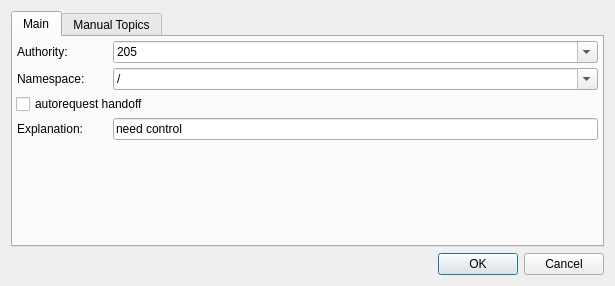
<?xml version="1.0" encoding="UTF-8"?>
<ui version="4.0">
 <class>dialog</class>
 <widget class="QDialog" name="dialog">
  <property name="geometry">
   <rect>
    <x>0</x>
    <y>0</y>
    <width>615</width>
    <height>286</height>
   </rect>
  </property>
  <property name="windowTitle">
   <string>Jaus Discovery Config</string>
  </property>
  <layout class="QVBoxLayout" name="verticalLayout">
   <item>
    <widget class="QTabWidget" name="tabWidget">
     <property name="tabPosition">
      <enum>QTabWidget::North</enum>
     </property>
     <property name="currentIndex">
      <number>0</number>
     </property>
     <widget class="QWidget" name="tab_main">
      <attribute name="title">
       <string>Main</string>
      </attribute>
      <layout class="QVBoxLayout" name="verticalLayout_2">
       <property name="spacing">
        <number>3</number>
       </property>
       <property name="margin">
        <number>3</number>
       </property>
       <item>
        <widget class="QFrame" name="frame_7">
         <property name="sizePolicy">
          <sizepolicy hsizetype="Preferred" vsizetype="Fixed">
           <horstretch>0</horstretch>
           <verstretch>0</verstretch>
          </sizepolicy>
         </property>
         <layout class="QFormLayout" name="formLayout_5">
          <property name="fieldGrowthPolicy">
           <enum>QFormLayout::ExpandingFieldsGrow</enum>
          </property>
          <property name="margin">
           <number>1</number>
          </property>
          <item row="0" column="0">
           <widget class="QLabel" name="label_6">
            <property name="sizePolicy">
             <sizepolicy hsizetype="Fixed" vsizetype="Preferred">
              <horstretch>0</horstretch>
              <verstretch>0</verstretch>
             </sizepolicy>
            </property>
            <property name="minimumSize">
             <size>
              <width>90</width>
              <height>0</height>
             </size>
            </property>
            <property name="text">
             <string>Authority:</string>
            </property>
           </widget>
          </item>
          <item row="0" column="1">
           <widget class="QComboBox" name="comboBox_authority">
            <property name="sizePolicy">
             <sizepolicy hsizetype="MinimumExpanding" vsizetype="Fixed">
              <horstretch>0</horstretch>
              <verstretch>0</verstretch>
             </sizepolicy>
            </property>
            <property name="editable">
             <bool>true</bool>
            </property>
            <property name="maxCount">
             <number>3</number>
            </property>
            <property name="minimumContentsLength">
             <number>1</number>
            </property>
            <item>
             <property name="text">
              <string>205</string>
             </property>
            </item>
           </widget>
          </item>
         </layout>
        </widget>
       </item>
       <item>
        <widget class="QFrame" name="frame_11">
         <property name="sizePolicy">
          <sizepolicy hsizetype="Preferred" vsizetype="Fixed">
           <horstretch>0</horstretch>
           <verstretch>0</verstretch>
          </sizepolicy>
         </property>
         <layout class="QFormLayout" name="formLayout_9">
          <property name="fieldGrowthPolicy">
           <enum>QFormLayout::ExpandingFieldsGrow</enum>
          </property>
          <property name="margin">
           <number>1</number>
          </property>
          <item row="0" column="0">
           <widget class="QLabel" name="label_ns">
            <property name="sizePolicy">
             <sizepolicy hsizetype="Fixed" vsizetype="Preferred">
              <horstretch>0</horstretch>
              <verstretch>0</verstretch>
             </sizepolicy>
            </property>
            <property name="minimumSize">
             <size>
              <width>90</width>
              <height>0</height>
             </size>
            </property>
            <property name="text">
             <string>Namespace:</string>
            </property>
           </widget>
          </item>
          <item row="0" column="1">
           <widget class="QComboBox" name="comboBox_namespace">
            <property name="sizePolicy">
             <sizepolicy hsizetype="MinimumExpanding" vsizetype="Fixed">
              <horstretch>0</horstretch>
              <verstretch>0</verstretch>
             </sizepolicy>
            </property>
            <property name="editable">
             <bool>true</bool>
            </property>
            <item>
             <property name="text">
              <string>/</string>
             </property>
            </item>
           </widget>
          </item>
         </layout>
        </widget>
       </item>
       <item>
        <widget class="QCheckBox" name="checkBox_autorequest">
         <property name="toolTip">
          <string>sends automatically handoff request on INSUFFICIENT_AUTHORITY</string>
         </property>
         <property name="text">
          <string>autorequest handoff</string>
         </property>
        </widget>
       </item>
       <item>
        <widget class="QFrame" name="frame_12">
         <property name="sizePolicy">
          <sizepolicy hsizetype="Preferred" vsizetype="Fixed">
           <horstretch>0</horstretch>
           <verstretch>0</verstretch>
          </sizepolicy>
         </property>
         <layout class="QHBoxLayout" name="horizontalLayout">
          <property name="margin">
           <number>1</number>
          </property>
          <item>
           <widget class="QLabel" name="label_explanation">
            <property name="sizePolicy">
             <sizepolicy hsizetype="Fixed" vsizetype="Preferred">
              <horstretch>0</horstretch>
              <verstretch>0</verstretch>
             </sizepolicy>
            </property>
            <property name="minimumSize">
             <size>
              <width>90</width>
              <height>0</height>
             </size>
            </property>
            <property name="toolTip">
             <string>Default explanation on request handoff</string>
            </property>
            <property name="text">
             <string>Explanation:</string>
            </property>
           </widget>
          </item>
          <item>
           <widget class="QLineEdit" name="lineEdit_explanation">
            <property name="sizePolicy">
             <sizepolicy hsizetype="Expanding" vsizetype="Fixed">
              <horstretch>0</horstretch>
              <verstretch>0</verstretch>
             </sizepolicy>
            </property>
            <property name="text">
             <string>need control</string>
            </property>
           </widget>
          </item>
         </layout>
        </widget>
       </item>
       <item>
        <spacer name="verticalSpacer">
         <property name="orientation">
          <enum>Qt::Vertical</enum>
         </property>
         <property name="sizeHint" stdset="0">
          <size>
           <width>20</width>
           <height>191</height>
          </size>
         </property>
        </spacer>
       </item>
      </layout>
     </widget>
     <widget class="QWidget" name="tab_manual">
      <attribute name="title">
       <string>Manual Topics</string>
      </attribute>
      <layout class="QVBoxLayout" name="verticalLayout_3">
       <property name="spacing">
        <number>3</number>
       </property>
       <property name="margin">
        <number>3</number>
       </property>
       <item>
        <widget class="QFrame" name="frame_4">
         <property name="sizePolicy">
          <sizepolicy hsizetype="Preferred" vsizetype="Fixed">
           <horstretch>0</horstretch>
           <verstretch>0</verstretch>
          </sizepolicy>
         </property>
         <layout class="QFormLayout" name="formLayout_2">
          <property name="fieldGrowthPolicy">
           <enum>QFormLayout::ExpandingFieldsGrow</enum>
          </property>
          <property name="margin">
           <number>1</number>
          </property>
          <item row="0" column="0">
           <widget class="QLabel" name="label_2">
            <property name="minimumSize">
             <size>
              <width>120</width>
              <height>0</height>
             </size>
            </property>
            <property name="text">
             <string>discovery topic:</string>
            </property>
           </widget>
          </item>
          <item row="0" column="1">
           <widget class="QComboBox" name="comboBox_discovery_topic">
            <property name="sizePolicy">
             <sizepolicy hsizetype="MinimumExpanding" vsizetype="Fixed">
              <horstretch>0</horstretch>
              <verstretch>0</verstretch>
             </sizepolicy>
            </property>
            <property name="editable">
             <bool>true</bool>
            </property>
            <item>
             <property name="text">
              <string>/iop_system</string>
             </property>
            </item>
           </widget>
          </item>
         </layout>
        </widget>
       </item>
       <item>
        <widget class="QFrame" name="frame_6">
         <layout class="QFormLayout" name="formLayout_4">
          <property name="fieldGrowthPolicy">
           <enum>QFormLayout::ExpandingFieldsGrow</enum>
          </property>
          <property name="margin">
           <number>1</number>
          </property>
          <item row="0" column="0">
           <widget class="QLabel" name="label_5">
            <property name="minimumSize">
             <size>
              <width>120</width>
              <height>0</height>
             </size>
            </property>
            <property name="text">
             <string>update service:</string>
            </property>
           </widget>
          </item>
          <item row="0" column="1">
           <widget class="QComboBox" name="comboBox_update_service">
            <property name="sizePolicy">
             <sizepolicy hsizetype="MinimumExpanding" vsizetype="Fixed">
              <horstretch>0</horstretch>
              <verstretch>0</verstretch>
             </sizepolicy>
            </property>
            <property name="editable">
             <bool>true</bool>
            </property>
            <item>
             <property name="text">
              <string>/iop_update_discovery</string>
             </property>
            </item>
           </widget>
          </item>
         </layout>
        </widget>
       </item>
       <item>
        <widget class="QFrame" name="frame_8">
         <layout class="QFormLayout" name="formLayout_6">
          <property name="fieldGrowthPolicy">
           <enum>QFormLayout::ExpandingFieldsGrow</enum>
          </property>
          <property name="margin">
           <number>1</number>
          </property>
          <item row="0" column="0">
           <widget class="QLabel" name="label_7">
            <property name="minimumSize">
             <size>
              <width>120</width>
              <height>0</height>
             </size>
            </property>
            <property name="text">
             <string>identification topic:</string>
            </property>
           </widget>
          </item>
          <item row="0" column="1">
           <widget class="QComboBox" name="comboBox_identification_topic">
            <property name="sizePolicy">
             <sizepolicy hsizetype="MinimumExpanding" vsizetype="Fixed">
              <horstretch>0</horstretch>
              <verstretch>0</verstretch>
             </sizepolicy>
            </property>
            <property name="editable">
             <bool>true</bool>
            </property>
            <item>
             <property name="text">
              <string>/iop_identification</string>
             </property>
            </item>
           </widget>
          </item>
         </layout>
        </widget>
       </item>
       <item>
        <widget class="QFrame" name="frame_9">
         <layout class="QFormLayout" name="formLayout_7">
          <property name="fieldGrowthPolicy">
           <enum>QFormLayout::ExpandingFieldsGrow</enum>
          </property>
          <property name="margin">
           <number>1</number>
          </property>
          <item row="0" column="0">
           <widget class="QLabel" name="label_8">
            <property name="minimumSize">
             <size>
              <width>120</width>
              <height>0</height>
             </size>
            </property>
            <property name="text">
             <string>command topic:</string>
            </property>
           </widget>
          </item>
          <item row="0" column="1">
           <widget class="QComboBox" name="comboBox_cmd_topic">
            <property name="sizePolicy">
             <sizepolicy hsizetype="MinimumExpanding" vsizetype="Fixed">
              <horstretch>0</horstretch>
              <verstretch>0</verstretch>
             </sizepolicy>
            </property>
            <property name="editable">
             <bool>true</bool>
            </property>
            <property name="currentText" stdset="0">
             <string>/ocu_cmd</string>
            </property>
            <item>
             <property name="text">
              <string>/ocu_cmd</string>
             </property>
            </item>
           </widget>
          </item>
         </layout>
        </widget>
       </item>
       <item>
        <widget class="QFrame" name="frame_10">
         <layout class="QFormLayout" name="formLayout_8">
          <property name="fieldGrowthPolicy">
           <enum>QFormLayout::ExpandingFieldsGrow</enum>
          </property>
          <property name="margin">
           <number>1</number>
          </property>
          <item row="0" column="0">
           <widget class="QLabel" name="label_9">
            <property name="minimumSize">
             <size>
              <width>120</width>
              <height>0</height>
             </size>
            </property>
            <property name="text">
             <string>feedback topic:</string>
            </property>
           </widget>
          </item>
          <item row="0" column="1">
           <widget class="QComboBox" name="comboBox_feedback_topic">
            <property name="sizePolicy">
             <sizepolicy hsizetype="MinimumExpanding" vsizetype="Fixed">
              <horstretch>0</horstretch>
              <verstretch>0</verstretch>
             </sizepolicy>
            </property>
            <property name="editable">
             <bool>true</bool>
            </property>
            <property name="currentText" stdset="0">
             <string>/ocu_feedback</string>
            </property>
            <item>
             <property name="text">
              <string>/ocu_feedback</string>
             </property>
            </item>
           </widget>
          </item>
         </layout>
        </widget>
       </item>
       <item>
        <spacer name="verticalSpacer_2">
         <property name="orientation">
          <enum>Qt::Vertical</enum>
         </property>
         <property name="sizeHint" stdset="0">
          <size>
           <width>20</width>
           <height>40</height>
          </size>
         </property>
        </spacer>
       </item>
      </layout>
     </widget>
    </widget>
   </item>
   <item>
    <widget class="QDialogButtonBox" name="buttonBox">
     <property name="orientation">
      <enum>Qt::Horizontal</enum>
     </property>
     <property name="standardButtons">
      <set>QDialogButtonBox::Cancel|QDialogButtonBox::Ok</set>
     </property>
    </widget>
   </item>
  </layout>
 </widget>
 <resources/>
 <connections>
  <connection>
   <sender>buttonBox</sender>
   <signal>accepted()</signal>
   <receiver>dialog</receiver>
   <slot>accept()</slot>
   <hints>
    <hint type="sourcelabel">
     <x>248</x>
     <y>254</y>
    </hint>
    <hint type="destinationlabel">
     <x>157</x>
     <y>274</y>
    </hint>
   </hints>
  </connection>
  <connection>
   <sender>buttonBox</sender>
   <signal>rejected()</signal>
   <receiver>dialog</receiver>
   <slot>reject()</slot>
   <hints>
    <hint type="sourcelabel">
     <x>316</x>
     <y>260</y>
    </hint>
    <hint type="destinationlabel">
     <x>286</x>
     <y>274</y>
    </hint>
   </hints>
  </connection>
 </connections>
</ui>
